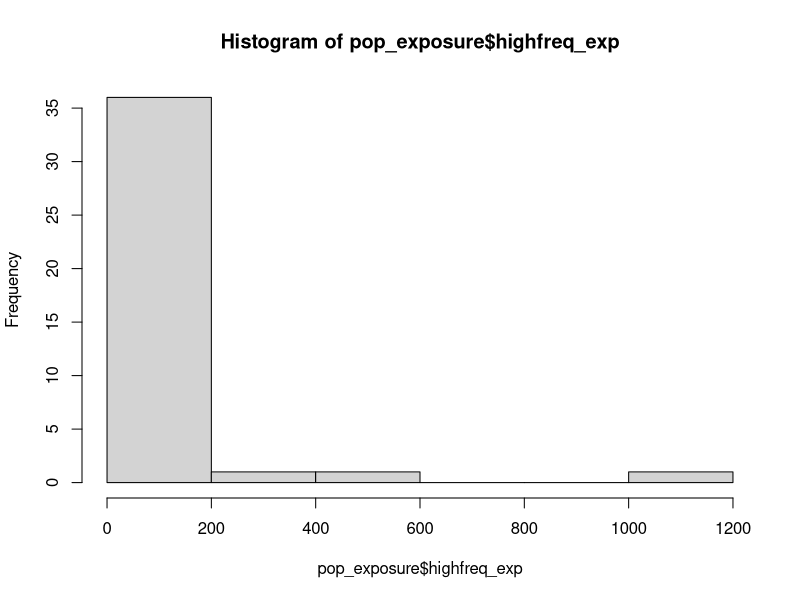
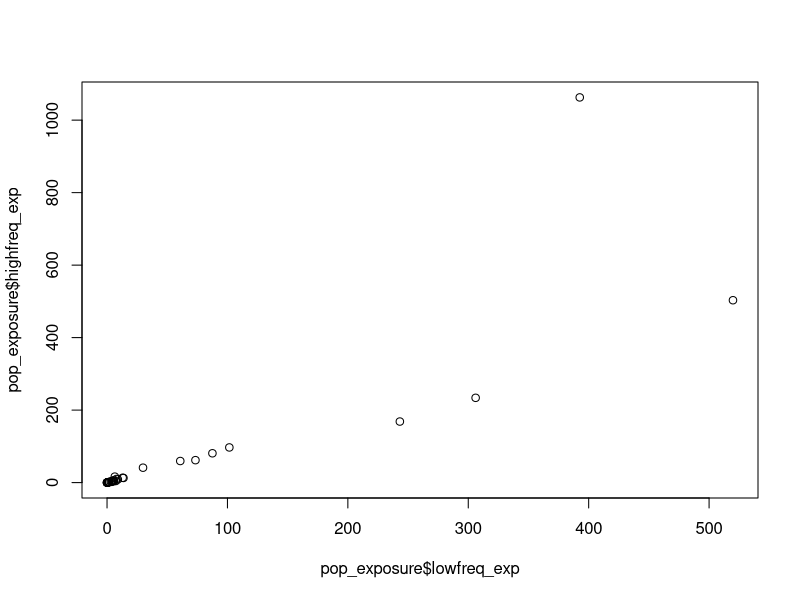

Generate these figures, in order, with R:
# Test correlation between exposure scores using high and low freq tracking data
#Beth Clark Oct 2022

library(dplyr)

rm(list=ls()) 

lowfreq <- read.csv("input_data/05_exposure_scores_by_population.csv")

highfreq <- read.csv("outputs/05_exposure_scores_by_month_highfreq.csv")

head(lowfreq)
head(highfreq)

lowfreq$sp_pop <- ifelse(lowfreq$sp_pop == "Pterodroma gouldi_Bethells Beach","Pterodroma gouldi_North Island",lowfreq$sp_pop)

pop_exposure <- highfreq %>%
  group_by(sp_pop) %>%
  summarise(species = species[1],
            population = population[1],
            n_months = n(),
            highfreq_exp = mean(exposure_score)) %>%
  data.frame() ; head(pop_exposure)

pop_exposure$lowfreq_exp <- lowfreq$population_exposure[match(pop_exposure$sp_pop,lowfreq$sp_pop)]
head(pop_exposure)

hist(pop_exposure$highfreq_exp) #not normal distribution, so should use kendall correlation

plot(pop_exposure$lowfreq_exp, pop_exposure$highfreq_exp)
cor.test(pop_exposure$lowfreq_exp, pop_exposure$highfreq_exp, method = "kendall")

write.csv(pop_exposure,"outputs/06_high_low_freq_population_exposure_scores.csv",
          row.names = F)




